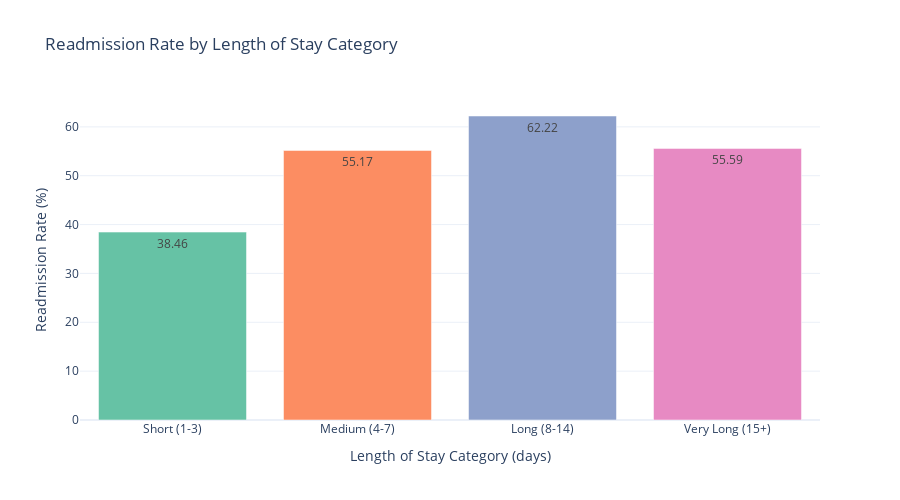

Notebook code for this chart:
### Code cell
# Readmission Rate by LOS Category
print("Creating readmission rate by LOS category...")

if 'length_of_stay' in master_df.columns and 'Readmission' in master_df.columns:
    # Create LOS categories
    master_df['LOS_Category'] = pd.cut(master_df['length_of_stay'], 
                                        bins=[0, 3, 7, 14, 1000],
                                        labels=['Short (1-3)', 'Medium (4-7)', 'Long (8-14)', 'Very Long (15+)'])
    
    readmission_los = master_df.groupby('LOS_Category')['Readmission'].agg(['sum', 'count'])
    readmission_los['Rate'] = (readmission_los['sum'] / readmission_los['count']) * 100
    
    fig = go.Figure()
    
    # Add bars
    fig.add_trace(go.Bar(
        x=readmission_los.index.astype(str),
        y=readmission_los['Rate'],
        text=readmission_los['Rate'].round(2),
        textposition='auto',
        marker_color=['#66c2a5', '#fc8d62', '#8da0cb', '#e78ac3'],
        name='Readmission Rate'
    ))
    
    fig.update_layout(
        title='Readmission Rate by Length of Stay Category',
        xaxis_title='Length of Stay Category (days)',
        yaxis_title='Readmission Rate (%)',
        template='plotly_white',
        height=500
    )
    
    fig.write_html(f'{viz_dir}/readmission_by_los.html')
    fig.show()
    print("✓ Readmission by LOS category saved!")
else:
    print("⚠ length_of_stay or Readmission column not found")

### Figure 1 — Plotly figure (JSON) as saved in the notebook; plotly's stock layout.template omitted (floating-point values rounded to 4 significant figures)
{"data": [{"marker": {"color": ["#66c2a5", "#fc8d62", "#8da0cb", "#e78ac3"]}, "name": "Readmission Rate", "text": [38.46, 55.17, 62.22, 55.59], "textposition": "auto", "type": "bar", "x": ["Short (1-3)", "Medium (4-7)", "Long (8-14)", "Very Long (15+)"], "y": [38.46, 55.17, 62.22, 55.59]}], "layout": {"height": 500, "title": {"text": "Readmission Rate by Length of Stay Category"}, "xaxis": {"title": {"text": "Length of Stay Category (days)"}}, "yaxis": {"title": {"text": "Readmission Rate (%)"}}}}
